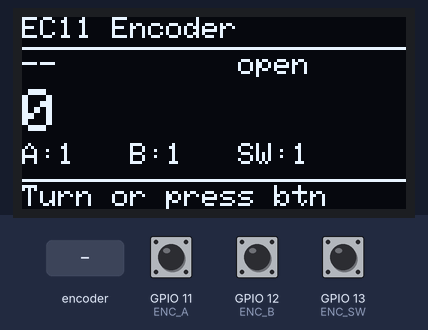
A program run on a simulated ESP32-S3. On the bench: 128×64 one-colour display. The test bench sets the inputs (shaded band); at power-on: GPIO 13 (ENC_SW) HIGH, GPIO 11 (ENC_A) HIGH, GPIO 12 (ENC_B) HIGH. What the program prints to the serial monitor is not drawn.

Above: at 2.7 s.
2.8 s: rotary encoder on GPIO 11 (ENC_A) / GPIO 12 (ENC_B) turned 3 steps (first pin leading)
At 4.2 s:
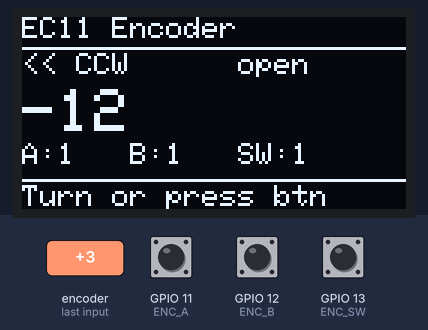
4.9 s: GPIO 13 (ENC_SW) pulled LOW for 0.15 s
At 6.3 s:
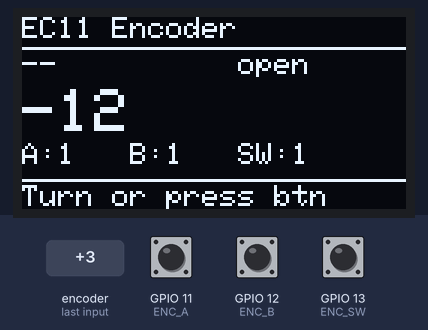
6.6 s: rotary encoder on GPIO 11 (ENC_A) / GPIO 12 (ENC_B) turned 2 steps (second pin leading)
At 8.1 s:
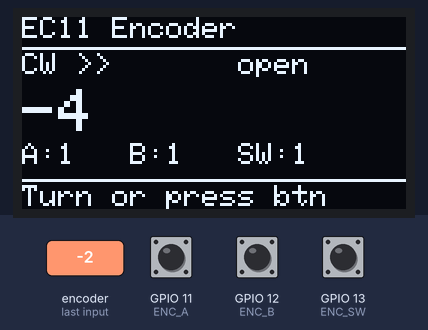
8.5 s: GPIO 13 (ENC_SW) pulled LOW for 1 s
At 9.3 s:
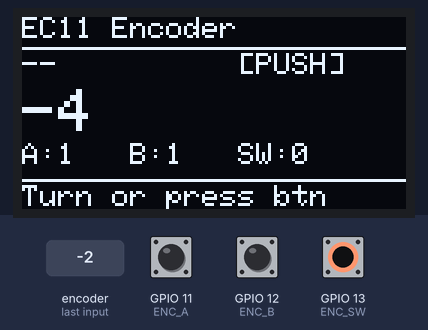
11.0 s: GPIO 13 (ENC_SW) pulled LOW for 3.2 s
Timing chart, 0 to 14.0 s (numbered marks = the images above; inputs shaded):
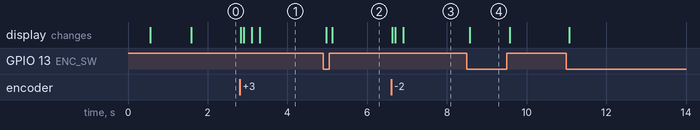

The program:

main.cpp
```cpp
/**
 * ESP32-S3 EC11 编码器测试
 *
 * 硬件: DFRobot FireBeetle2 ESP32-S3 + 0.96寸 OLED (SSD1306, I2C)
 *
 * 接线:
 *   OLED SDA -> GPIO 10
 *   OLED SCL -> GPIO 9
 *   OLED VCC -> 3.3V
 *   OLED GND -> GND
 *
 *   编码器 A  -> GPIO 11
 *   编码器 B  -> GPIO 12
 *   编码器 SW -> GPIO 13
 *
 * 功能:
 *   - OLED 显示编码器旋转方向、计数值、按键状态
 */

#include <Arduino.h>
#include <Wire.h>
#include <Adafruit_GFX.h>
#include <Adafruit_SSD1306.h>

// ===== 硬件配置 =====
#define SCREEN_WIDTH  128
#define SCREEN_HEIGHT 64
#define OLED_RESET    -1
#define OLED_ADDR     0x3C

#define I2C_SDA 10
#define I2C_SCL 9

// 编码器引脚
#define ENC_A   11
#define ENC_B   12
#define ENC_SW  13

// ===== 创建对象 =====
static Adafruit_SSD1306 display(SCREEN_WIDTH, SCREEN_HEIGHT, &Wire, OLED_RESET);

// ===== 编码器状态 =====
static volatile int32_t encoderCount = 0;
static volatile uint8_t lastEncoded = 0;
static volatile bool encoderChanged = false;

// 按键状态
static bool buttonPressed = false;
static bool lastButtonRaw = HIGH;
static unsigned long lastDebounceTime = 0;
static const unsigned long DEBOUNCE_MS = 50;

// ===== 编码器中断处理 =====
static void IRAM_ATTR encoderISR() {
    uint8_t a = digitalRead(ENC_A);
    uint8_t b = digitalRead(ENC_B);
    uint8_t encoded = (a << 1) | b;
    uint8_t sum = (lastEncoded << 2) | encoded;

    // 状态转换表: 只在有效转换时更新计数
    if (sum == 0b0001 || sum == 0b0111 || sum == 0b1110 || sum == 0b1000) {
        encoderCount++;
        encoderChanged = true;
    } else if (sum == 0b0010 || sum == 0b0100 || sum == 0b1101 || sum == 0b1011) {
        encoderCount--;
        encoderChanged = true;
    }

    lastEncoded = encoded;
}

// ===== 初始化 OLED =====
static bool oledReady = false;

static void setupOled() {
    Wire.begin(I2C_SDA, I2C_SCL);
    if (!display.begin(SSD1306_SWITCHCAPVCC, OLED_ADDR)) {
        Serial.println("[OLED] SSD1306 init failed");
        oledReady = false;
        return;
    }
    oledReady = true;
    Serial.println("[OLED] SSD1306 init OK");

    // 开机画面
    display.clearDisplay();
    display.setTextSize(1);
    display.setTextColor(SSD1306_WHITE);
    display.setCursor(20, 24);
    display.print("EC11 Encoder");
    display.setCursor(32, 40);
    display.print("Test v1.0");
    display.display();
    delay(1000);
}

// ===== 初始化编码器 =====
static void setupEncoder() {
    pinMode(ENC_A, INPUT_PULLUP);
    pinMode(ENC_B, INPUT_PULLUP);
    pinMode(ENC_SW, INPUT_PULLUP);

    // 读取初始状态
    uint8_t a = digitalRead(ENC_A);
    uint8_t b = digitalRead(ENC_B);
    lastEncoded = (a << 1) | b;

    // 在 A 和 B 相上都挂中断，提高精度
    attachInterrupt(digitalPinToInterrupt(ENC_A), encoderISR, CHANGE);
    attachInterrupt(digitalPinToInterrupt(ENC_B), encoderISR, CHANGE);

    Serial.println("[ENC] Encoder init OK");
}

// ===== 渲染 OLED =====
static int32_t lastDisplayCount = 0;
static bool lastDisplayButton = false;
static bool displayDirty = true;

static void renderDisplay() {
    if (!oledReady) return;

    // 检测按键 (带消抖)
    bool raw = digitalRead(ENC_SW);
    if (raw != lastButtonRaw) {
        lastDebounceTime = millis();
    }
    if ((millis() - lastDebounceTime) > DEBOUNCE_MS) {
        if (raw != buttonPressed) {
            buttonPressed = raw;
            displayDirty = true;
        }
    }
    lastButtonRaw = raw;

    // 检测编码器变化
    if (encoderChanged) {
        encoderChanged = false;
        displayDirty = true;
    }

    if (!displayDirty) return;
    displayDirty = false;

    int32_t count = encoderCount;
    bool pressed = (buttonPressed == LOW); // LOW = 按下

    display.clearDisplay();
    display.setTextSize(1);
    display.setTextColor(SSD1306_WHITE);

    // ---- 标题栏 (y=0~10) ----
    display.setCursor(0, 0);
    display.print("EC11 Encoder");
    display.drawLine(0, 10, 127, 10, SSD1306_WHITE);

    // ---- 旋转方向 + 按键状态 (y=12~20) ----
    display.setCursor(0, 12);
    if (count > lastDisplayCount) {
        display.print("CW >>");
    } else if (count < lastDisplayCount) {
        display.print("<< CCW");
    } else {
        display.print("--");
    }
    display.setCursor(72, 12);
    display.print(pressed ? "[PUSH]" : "open");

    // ---- 计数值 大字体 (y=22~37) ----
    display.setCursor(0, 24);
    display.setTextSize(2);
    display.print(count);
    display.setTextSize(1);

    // ---- 引脚状态 (y=40~48) ----
    display.setCursor(0, 42);
    display.print("A:");
    display.print(digitalRead(ENC_A));
    display.setCursor(36, 42);
    display.print("B:");
    display.print(digitalRead(ENC_B));
    display.setCursor(72, 42);
    display.print("SW:");
    display.print(digitalRead(ENC_SW));

    // ---- 分隔线 + 底部提示 (y=54~63) ----
    display.drawLine(0, 54, 127, 54, SSD1306_WHITE);
    display.setCursor(0, 56);
    display.print("Turn or press btn");

    display.display();

    lastDisplayCount = count;
    lastDisplayButton = pressed;
}

// ===== 主程序 =====
void setup() {
    Serial.begin(115200);
    delay(500);
    Serial.println("\n=== ESP32-S3 EC11 Encoder Test ===");

    setupOled();
    setupEncoder();

    Serial.println("[OK] Ready. Turn the encoder or press the button.");
}

void loop() {
    renderDisplay();
}
```

Measured:
- after the input at 2.8 s, the display: first changes at once (image 1 shows a later state)
- after the input at 4.9 s, the display: first changes after 0.08 s (image 2 shows a later state)
- after the input at 6.6 s, the display: first changes at once (image 3 shows a later state)
- after the input at 8.5 s, the display: changes after 0.08 s (image 4)
